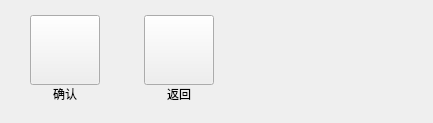
       <widget class="QWidget" name="controlExcavatorStopCheckPage">
        <layout class="QHBoxLayout" name="horizontalLayout_36">
         <property name="spacing">
          <number>44</number>
         </property>
         <property name="leftMargin">
          <number>30</number>
         </property>
         <property name="topMargin">
          <number>15</number>
         </property>
         <property name="rightMargin">
          <number>30</number>
         </property>
         <property name="bottomMargin">
          <number>20</number>
         </property>
         <item>
          <layout class="QVBoxLayout" name="verticalLayout_93">
           <property name="spacing">
            <number>0</number>
           </property>
           <item>
            <widget class="QPushButton" name="stopCheckOkBtn">
             <property name="minimumSize">
              <size>
               <width>70</width>
               <height>70</height>
              </size>
             </property>
             <property name="maximumSize">
              <size>
               <width>70</width>
               <height>70</height>
              </size>
             </property>
             <property name="text">
              <string/>
             </property>
            </widget>
           </item>
           <item>
            <widget class="QLabel" name="stopCheckOkBtnLabel">
             <property name="text">
              <string>确认</string>
             </property>
             <property name="alignment">
              <set>Qt::AlignCenter</set>
             </property>
            </widget>
           </item>
          </layout>
         </item>
         <item>
          <layout class="QVBoxLayout" name="verticalLayout_92">
           <property name="spacing">
            <number>0</number>
           </property>
           <item>
            <widget class="QPushButton" name="stopCheckBackBtn">
             <property name="minimumSize">
              <size>
               <width>70</width>
               <height>70</height>
              </size>
             </property>
             <property name="maximumSize">
              <size>
               <width>70</width>
               <height>70</height>
              </size>
             </property>
             <property name="text">
              <string/>
             </property>
            </widget>
           </item>
           <item>
            <widget class="QLabel" name="stopCheckBackBtnLabel">
             <property name="text">
              <string>返回</string>
             </property>
             <property name="alignment">
              <set>Qt::AlignCenter</set>
             </property>
            </widget>
           </item>
          </layout>
         </item>
         <item>
          <spacer name="horizontalSpacer_3">
           <property name="orientation">
            <enum>Qt::Horizontal</enum>
           </property>
           <property name="sizeHint" stdset="0">
            <size>
             <width>189</width>
             <height>20</height>
            </size>
           </property>
          </spacer>
         </item>
        </layout>
       </widget>
